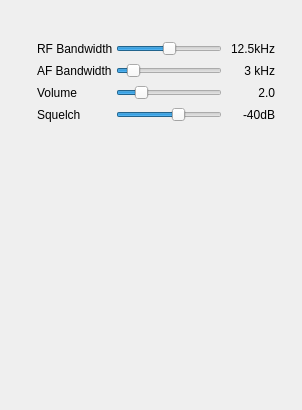
<?xml version="1.0" encoding="UTF-8"?>
<ui version="4.0">
 <class>NFMDemodGUI</class>
 <widget class="RollupWidget" name="NFMDemodGUI">
  <property name="geometry">
   <rect>
    <x>0</x>
    <y>0</y>
    <width>302</width>
    <height>410</height>
   </rect>
  </property>
  <property name="windowTitle">
   <string>NFM Demodulator</string>
  </property>
  <widget class="QWidget" name="settingsContainer" native="true">
   <property name="geometry">
    <rect>
     <x>35</x>
     <y>35</y>
     <width>242</width>
     <height>96</height>
    </rect>
   </property>
   <property name="windowTitle">
    <string>Settings</string>
   </property>
   <layout class="QGridLayout" name="gridLayout">
    <property name="margin">
     <number>2</number>
    </property>
    <property name="spacing">
     <number>3</number>
    </property>
    <item row="0" column="0">
     <widget class="QLabel" name="label">
      <property name="text">
       <string>RF Bandwidth</string>
      </property>
     </widget>
    </item>
    <item row="0" column="1">
     <widget class="QSlider" name="rfBW">
      <property name="maximum">
       <number>8</number>
      </property>
      <property name="pageStep">
       <number>1</number>
      </property>
      <property name="value">
       <number>4</number>
      </property>
      <property name="orientation">
       <enum>Qt::Horizontal</enum>
      </property>
     </widget>
    </item>
    <item row="0" column="2">
     <widget class="QLabel" name="rfBWText">
      <property name="minimumSize">
       <size>
        <width>50</width>
        <height>0</height>
       </size>
      </property>
      <property name="text">
       <string>12.5kHz</string>
      </property>
      <property name="alignment">
       <set>Qt::AlignRight|Qt::AlignTrailing|Qt::AlignVCenter</set>
      </property>
     </widget>
    </item>
    <item row="1" column="0">
     <widget class="QLabel" name="label_2">
      <property name="text">
       <string>AF Bandwidth</string>
      </property>
     </widget>
    </item>
    <item row="1" column="1">
     <widget class="QSlider" name="afBW">
      <property name="minimum">
       <number>1</number>
      </property>
      <property name="maximum">
       <number>20</number>
      </property>
      <property name="pageStep">
       <number>1</number>
      </property>
      <property name="value">
       <number>3</number>
      </property>
      <property name="orientation">
       <enum>Qt::Horizontal</enum>
      </property>
     </widget>
    </item>
    <item row="1" column="2">
     <widget class="QLabel" name="afBWText">
      <property name="minimumSize">
       <size>
        <width>50</width>
        <height>0</height>
       </size>
      </property>
      <property name="text">
       <string>3 kHz</string>
      </property>
      <property name="alignment">
       <set>Qt::AlignRight|Qt::AlignTrailing|Qt::AlignVCenter</set>
      </property>
     </widget>
    </item>
    <item row="2" column="0">
     <widget class="QLabel" name="label_3">
      <property name="text">
       <string>Volume</string>
      </property>
     </widget>
    </item>
    <item row="2" column="1">
     <widget class="QSlider" name="volume">
      <property name="maximum">
       <number>100</number>
      </property>
      <property name="value">
       <number>20</number>
      </property>
      <property name="orientation">
       <enum>Qt::Horizontal</enum>
      </property>
     </widget>
    </item>
    <item row="2" column="2">
     <widget class="QLabel" name="volumeText">
      <property name="minimumSize">
       <size>
        <width>50</width>
        <height>0</height>
       </size>
      </property>
      <property name="text">
       <string>2.0</string>
      </property>
      <property name="alignment">
       <set>Qt::AlignRight|Qt::AlignTrailing|Qt::AlignVCenter</set>
      </property>
     </widget>
    </item>
    <item row="3" column="0">
     <widget class="QLabel" name="label_4">
      <property name="text">
       <string>Squelch</string>
      </property>
     </widget>
    </item>
    <item row="3" column="1">
     <widget class="QSlider" name="squelch">
      <property name="minimum">
       <number>-100</number>
      </property>
      <property name="maximum">
       <number>0</number>
      </property>
      <property name="value">
       <number>-40</number>
      </property>
      <property name="orientation">
       <enum>Qt::Horizontal</enum>
      </property>
     </widget>
    </item>
    <item row="3" column="2">
     <widget class="QLabel" name="squelchText">
      <property name="minimumSize">
       <size>
        <width>50</width>
        <height>0</height>
       </size>
      </property>
      <property name="text">
       <string>-40dB</string>
      </property>
      <property name="alignment">
       <set>Qt::AlignRight|Qt::AlignTrailing|Qt::AlignVCenter</set>
      </property>
     </widget>
    </item>
   </layout>
  </widget>
  <widget class="QWidget" name="spectrumContainer" native="true">
   <property name="geometry">
    <rect>
     <x>40</x>
     <y>140</y>
     <width>218</width>
     <height>184</height>
    </rect>
   </property>
   <property name="windowTitle">
    <string>Channel Spectrum</string>
   </property>
   <layout class="QVBoxLayout" name="verticalLayout">
    <property name="spacing">
     <number>2</number>
    </property>
    <property name="margin">
     <number>3</number>
    </property>
    <item>
     <widget class="GLSpectrum" name="glSpectrum" native="true">
      <property name="minimumSize">
       <size>
        <width>200</width>
        <height>150</height>
       </size>
      </property>
     </widget>
    </item>
    <item>
     <widget class="GLSpectrumGUI" name="spectrumGUI" native="true"/>
    </item>
   </layout>
  </widget>
 </widget>
 <customwidgets>
  <customwidget>
   <class>GLSpectrum</class>
   <extends>QWidget</extends>
   <header>gui/glspectrum.h</header>
   <container>1</container>
  </customwidget>
  <customwidget>
   <class>GLSpectrumGUI</class>
   <extends>QWidget</extends>
   <header>gui/glspectrumgui.h</header>
   <container>1</container>
  </customwidget>
  <customwidget>
   <class>RollupWidget</class>
   <extends>QWidget</extends>
   <header>gui/rollupwidget.h</header>
   <container>1</container>
  </customwidget>
 </customwidgets>
 <resources/>
 <connections/>
</ui>
